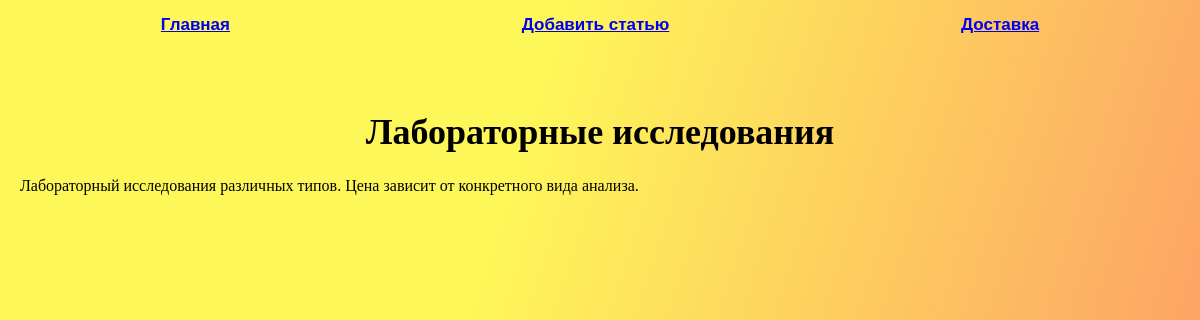
The app's page /post/animal-laboratory-research with its own data.
### tables this page shows
CREATE TABLE mainmenu(
id INTEGER PRIMARY KEY AUTOINCREMENT,
title TEXT NOT NULL,
url TEXT NOT NULL
);

CREATE TABLE posts (
id INTEGER PRIMARY KEY AUTOINCREMENT,
title TEXT NOT NULL,
text TEXT NOT NULL,
url NEXT NOT NULL,
time INTEGER NOT NULL
);

### main.py (the view)
@app.route('/post/<alias>')
def show_post(alias):
    db = get_db()  # db вызывает функцию get_db() которая открывает соединение с БД
    dbase = FDataBase(db)  # принимает переменную db
    title, post = dbase.get_post(alias)
    if not title:
        abort(404)
    return render_template('post.html', menu=dbase.get_menu(), title=title, post=post)

### FDataBase.py (called while the page is built)
    def get_menu(self): # функция вывода данных menu
        sql = 'SELECT * FROM mainmenu' # запрос на вывод все данных из таблицы
        try: # если БД существует
            self.__cur.execute(sql) # считываем данные
            res = self.__cur.fetchall() # все данные сохраняем в переменную res
            if res: # если res не пустой
                return res
        except IOError: # если произошла ошибка и try не отработал
            print("Ошибка чтения из БД")
        return [] # если ничего не вернет создадим пустой список

    def get_post(self, alias):
        try:
            self.__cur.execute(f'SELECT title, text FROM posts WHERE url="{alias}" LIMIT 1')
            res = self.__cur.fetchone()
            if res: # если try отработает то вернем данные
                return res
        except sqlite3.Error as e:
            print("Ошибка получения услуги в БД" + str(e))
            return []
        return False, False

### main.py (called while the page is built)
def connect_db():
    con = sqlite3.connect(app.config['DATABASE'])
    con.row_factory = sqlite3.Row
    return con

def get_db():  # соединение с БД, если еще не установлено
    if not hasattr(g, 'link_db'):  # hasattr - проверка на наличие атрибутов
        g.link_db = connect_db()
    return g.link_db

### templates/post.html (shortened to what this page needs)
{% extends 'base.html' %}
{% block content %}
{{ super() }}
{{post}}
{% endblock %}

### templates/base.html (shortened to what this page needs)
<!DOCTYPE html>
<html lang="en">
<head>
    <link rel="stylesheet" href="{{ url_for('static',filename='css/style.css') }}">
</head>
<body>
{% block content %}
    <ul class="menu">
        {% for m in menu %}
        <li>
            <a href="{{ m.url }}">{{ m.title }}</a>
        </li>
        {% endfor %}
    </ul>
<div class="container">
    <div class="content">
        {% if title %}
        <h1>{{ title }}</h1>
        {% else %}
        <h1>itStudio</h1>
        {%endif%}
    </div>
{% endblock %}
</div>
</body>
</html>

### static/css/style.css (style rules this page uses)
body { background: linear-gradient(107.66deg, #FEF759 38.95%, rgba(251, 102, 39, 0.7) 100.38%); box-shadow: 0px 4px 4px rgba(0, 0, 0, 0.25); margin: 0; padding: 0; height: 760px; font-family: Verdana; }
.menu { display: flex; justify-content: space-around; list-style: none; background-image: url(/static/56.png); padding: 15px; margin-top: 0; font-size: 17px; font-family: Verdana, Geneva, Tahoma, sans-serif; color: black; }
.menu a { font-weight: bold; }
ul { list-style: none; padding: 0; }
.container { max-width: 1200px; margin: 0 auto; padding: 20px; box-sizing: border-box; color: black; }
.content { text-align: center; font-size: 18px; }

### records on screen
mainmenu: title "Главная"
mainmenu: title "Добавить статью"
mainmenu: title "Доставка"
posts: title "Лабораторные исследования", text "Лабораторный исследования различных типов. Цена зависит от конкретного вида анализа."
